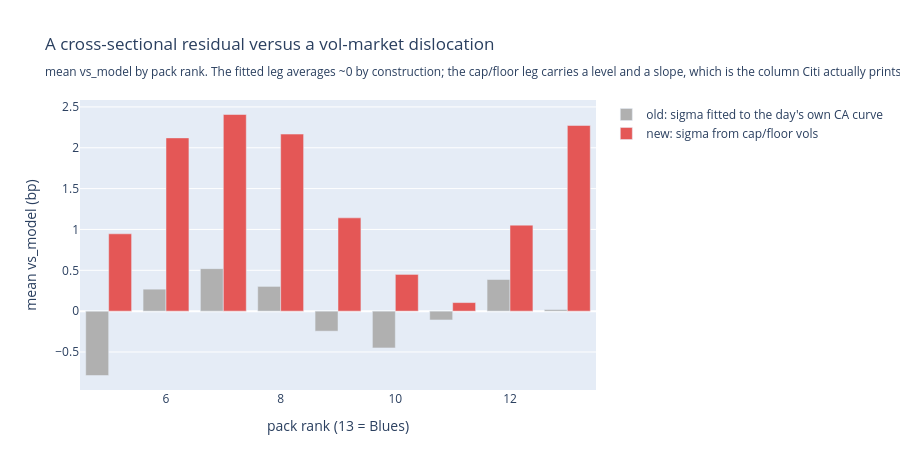

The notebook cell saved with this chart:
### Code cell
_pivot = _c.pivot_table(index="rank", values=["vs_model_fit_bp", "vs_model_capfloor_bp"],
                        aggfunc="mean")
_f = go.Figure()
_f.add_trace(go.Bar(x=_pivot.index, y=_pivot["vs_model_fit_bp"],
                    name="old: sigma fitted to the day's own CA curve",
                    marker_color="#B0B0B0"))
_f.add_trace(go.Bar(x=_pivot.index, y=_pivot["vs_model_capfloor_bp"],
                    name="new: sigma from cap/floor vols", marker_color="#E45756"))
_f.update_layout(
    title="A cross-sectional residual versus a vol-market dislocation<br>"
          "<sub>mean vs_model by pack rank. The fitted leg averages ~0 by "
          "construction; the cap/floor leg carries a level and a slope, which is "
          "the column Citi actually prints</sub>",
    xaxis_title="pack rank (13 = Blues)", yaxis_title="mean vs_model (bp)",
    barmode="group", height=CFG.fig_height)
_f

### Figure 1 — Plotly figure (JSON) as saved in the notebook; plotly's stock layout.template omitted (floating-point values rounded to 4 significant figures)
{"data": [{"marker": {"color": "#B0B0B0"}, "name": "old: sigma fitted to the day's own CA curve", "type": "bar", "x": [5, 6, 7, 8, 9, 10, 11, 12, 13], "y": [-0.7877, 0.269, 0.5204, 0.3029, -0.2453, -0.4507, -0.108, 0.3873, 0.02013]}, {"marker": {"color": "#E45756"}, "name": "new: sigma from cap/floor vols", "type": "bar", "x": [5, 6, 7, 8, 9, 10, 11, 12, 13], "y": [0.9466, 2.121, 2.407, 2.167, 1.142, 0.4495, 0.1047, 1.053, 2.273]}], "layout": {"barmode": "group", "height": 470, "title": {"text": "A cross-sectional residual versus a vol-market dislocation<br><sub>mean vs_model by pack rank. The fitted leg averages ~0 by construction; the cap/floor leg carries a level and a slope, which is the column Citi actually prints</sub>"}, "xaxis": {"title": {"text": "pack rank (13 = Blues)"}}, "yaxis": {"title": {"text": "mean vs_model (bp)"}}}}
